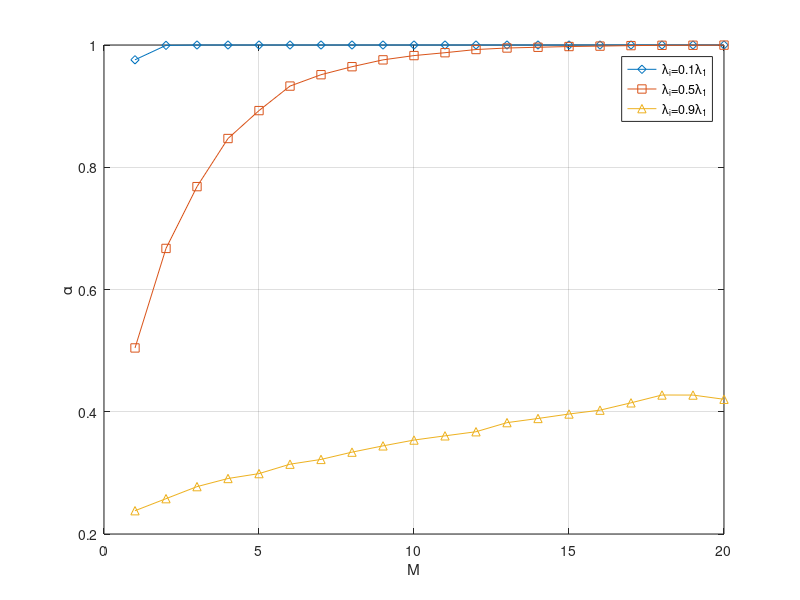

This chart was generated by the following MATLAB code:
%% Performance
%%M = [1:20];
M = [1:20];

%figure3a
%case_1 = [1.0000	1.0000	1.0000	1.0000	1.0000	1.0000	1.0000	1.0000	1.0000	1.0000	1.0000	1.0000	1.0000	1.0000	1.0000	1.0000	1.0000	1.0000	1.0000	1.0000];
%case_2 = [1.0000	0.9777	0.9617	0.9389	0.9308	0.9146	0.9075	0.8967	0.8798	0.8625	0.8602	0.8481	0.8443	0.8319	0.8249	0.8235	0.8131	0.8037	0.7961	0.7893];
%case_3 = [1.0000	0.6245	0.4661	0.3672	0.3086	0.2696	0.2434	0.2180	0.1985	0.1881	0.1636	0.1535	0.1423	0.1403	0.1236	0.1243	0.1153	0.1115	0.1017	0.1032];

%figure2b
%case_1 = [0.587104	1.204088	1.798780	2.402276	3.000693	3.586014	4.182395	4.791425	5.393690	5.958354	6.596322	7.205492	7.807874	8.415278	9.011809	9.606611	10.216882	10.839685	11.415692	11.984963];
%case_2 = [0.419041	1.043628	1.687525	2.310632	2.934394	3.556998	4.170604	4.767280	5.384281	5.985317	6.591862	7.218779	7.807360	8.398217	8.999277	9.624843	10.209322	10.801453	11.404492	12.025180];
%case_3 = [0.284555	0.750875	1.263566	1.790892	2.336138	2.886391	3.451325	4.009783	4.592388	5.168812	5.735232	6.320723	6.895207	7.479310	8.075966	8.663408	9.255194	9.837188	10.425130	11.043345];

%figure2a
case_1 = [0.9758	0.9994	1.0000	1.0000	1.0000	1.0000	1.0000	1.0000	1.0000	1.0000	1.0000	1.0000	1.0000	1.0000	1.0000	1.0000	1.0000	1.0000	1.0000	1.0000];
case_2 = [0.5044	0.6672	0.7683	0.8470	0.8927	0.9328	0.9514	0.9645	0.9757	0.9827	0.9874	0.9926	0.9951	0.9963	0.9975	0.9982	0.9990	0.9995	0.9996	0.9998];
case_3 = [0.2381	0.2578	0.2775	0.2908	0.2988	0.3142	0.3220	0.3339	0.3442	0.3537	0.3606	0.3673	0.3822	0.3890	0.3963	0.4026	0.4146	0.4274	0.4273	0.4204];

i = i+1;
figure(i)
plot(M,case_1,'-d')
hold on
plot(M,case_2,'-s')
hold on
plot(M,case_3,'-^')
hold on
xlabel('M')
ylabel('\alpha')
legend('\lambda_i=0.1\lambda_1','\lambda_i=0.5\lambda_1','\lambda_i=0.9\lambda_1')
grid on